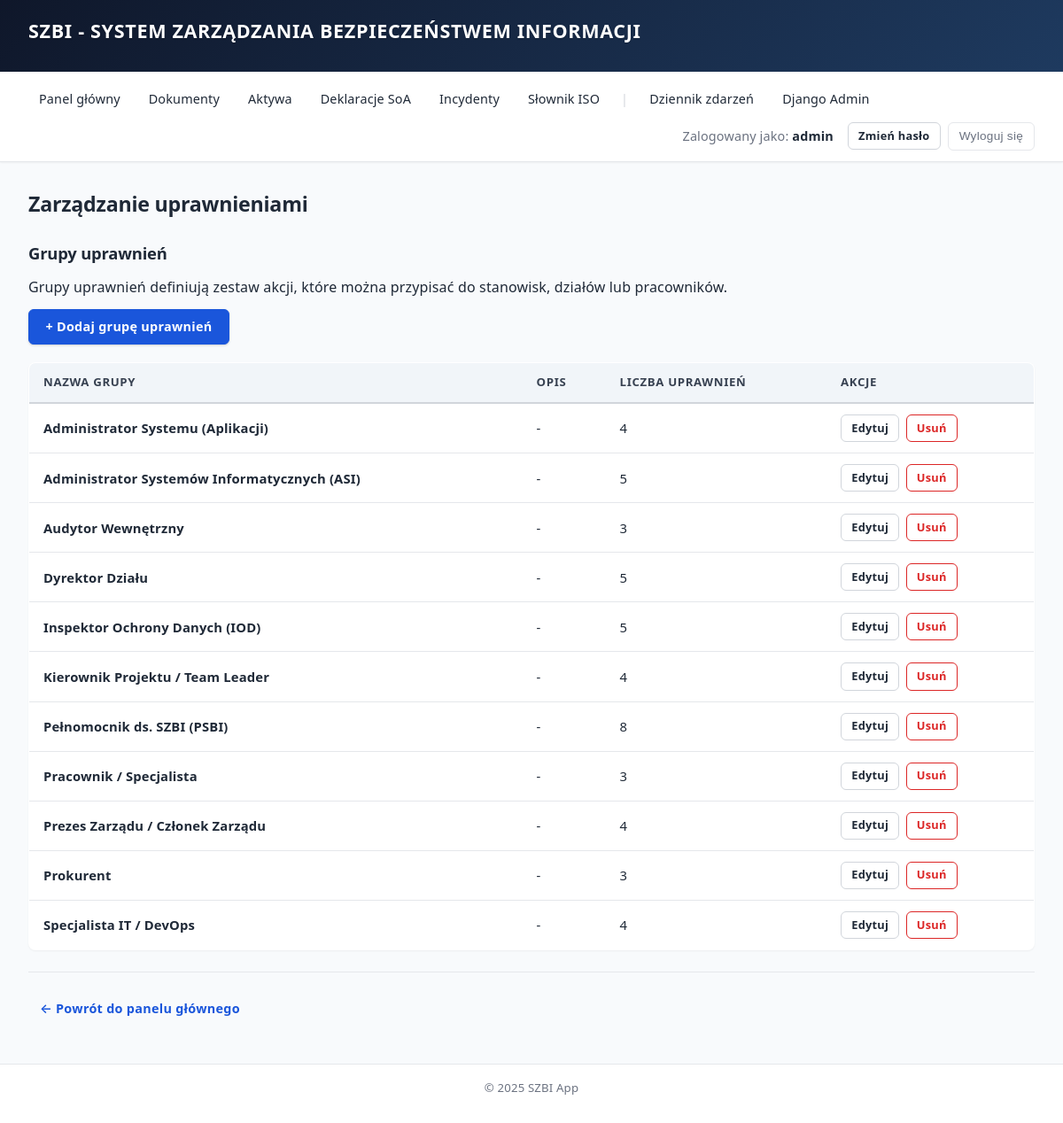
Page /uprawnienia/ (signed in) on the committed database.
### core/models.py (models this page shows, shortened)
class PermissionGroup(models.Model):
    name = models.CharField(max_length=255, verbose_name="Nazwa grupy")
    description = models.TextField(verbose_name="Opis", blank=True)
    permissions = models.ManyToManyField(
        Permission,
        blank=True,
        related_name='groups',
        verbose_name="Uprawnienia"
    )
    created_at = models.DateTimeField(auto_now_add=True, verbose_name="Data utworzenia")
    updated_at = models.DateTimeField(auto_now=True, verbose_name="Data modyfikacji")
    class Meta:
        verbose_name = "Grupa uprawnień"
        verbose_name_plural = "Grupy uprawnień"
        ordering = ['name']

### core/views.py (the view)
# urls.py: path('uprawnienia/', views.permission_list, name='permission_list'),
@login_required
@user_passes_test(is_admin)
def permission_list(request):
    permissions = Permission.objects.all().order_by('category', 'name')
    permission_groups = PermissionGroup.objects.prefetch_related('permissions').all()
    permissions_by_category = {}
    for perm in permissions:
        cat = perm.category
        cat_display = perm.get_category_display()
        if cat not in permissions_by_category:
            permissions_by_category[cat] = {
                'label': cat_display,
                'permissions': []
            }
        permissions_by_category[cat]['permissions'].append(perm)
    return render(request, 'core/permission_list.html', {
        'permissions_by_category': permissions_by_category,
        'permission_groups': permission_groups,
        'total_permissions': permissions.count(),
    })

### core/views.py (called while the page is built)
def is_admin(user):
    return user.is_staff or user.is_superuser

### templates/core/permission_list.html (shortened to what this page needs)
{% extends "base.html" %}
{% block content %}
<h2>Zarządzanie uprawnieniami</h2>
<h3>Grupy uprawnień</h3>
<p>Grupy uprawnień definiują zestaw akcji, które można przypisać do stanowisk, działów lub pracowników.</p>
<p class="actions">
    <a href="{% url 'core:permission_group_create' %}" class="btn">+ Dodaj grupę uprawnień</a>
</p>
{% if permission_groups %}
<table>
    <thead>
        <tr>
            <th>Nazwa grupy</th>
            <th>Opis</th>
            <th>Liczba uprawnień</th>
            <th>Akcje</th>
        </tr>
    </thead>
    <tbody>
        {% for group in permission_groups %}
        <tr>
            <td><strong>{{ group.name }}</strong></td>
            <td>{{ group.description|default:"-" }}</td>
            <td>{{ group.permissions.count }}</td>
            <td>
                <a href="{% url 'core:permission_group_update' pk=group.pk %}" class="btn btn-outline btn-sm">Edytuj</a>
                <a href="{% url 'core:permission_group_delete' pk=group.pk %}" class="btn btn-outline-danger btn-sm">Usuń</a>
            </td>
        </tr>
        {% endfor %}
    </tbody>
</table>
{% else %}
<p><em>Brak grup uprawnień. <a href="{% url 'core:permission_group_create' %}" class="btn">Dodaj pierwszą grupę</a>.</em></p>
{% endif %}
<hr>
<p><a href="{% url 'core:dashboard' %}" class="btn btn-ghost">← Powrót do panelu głównego</a></p>
{% endblock %}

### templates/base.html (shortened to what this page needs)
{% load static %}
<!DOCTYPE html>
<html lang="pl">
<head>
    <link rel="stylesheet" href="{% static 'css/style.css' %}">
</head>
<body>
    <header>
        <h1>SZBI - System Zarządzania Bezpieczeństwem Informacji</h1>
    </header>
    <nav>
        {% if user.is_authenticated %}
            <a href="{% url 'core:dashboard' %}">Panel główny</a>
            <a href="/documents/">Dokumenty</a>
            <a href="/aktywa/">Aktywa</a>
            <a href="/deklaracje/">Deklaracje SoA</a>
            <a href="/incydenty/">Incydenty</a>
            <a href="/slownik/">Słownik ISO</a>
            {% if user.is_staff %}
                <span class="nav-separator">|</span>
                <a href="{% url 'core:activity_log_list' %}">Dziennik zdarzeń</a>
                <a href="/admin/">Django Admin</a>
            {% endif %}
            <span>Zalogowany jako: <strong>{{ user.username }}</strong></span>
            <a href="{% url 'core:password_change' %}" class="btn btn-sm btn-outline" style="margin-left: 0.5rem;">Zmień hasło</a>
            <form method="post" action="{% url 'logout' %}">
                <button type="submit">Wyloguj się</button>
            </form>
        {% else %}
            <a href="{% url 'login' %}">Zaloguj się</a>
        {% endif %}
    </nav>
    <main>
        {% block content %}
        {% endblock %}
    </main>
    <footer>
        <p>&copy; 2025 SZBI App</p>
    </footer>
</body>
</html>

### rows in the picture
PermissionGroup: name "Administrator Systemu (Aplikacji)", description "-", permissions.count "4"
PermissionGroup: name "Administrator Systemów Informatycznych (ASI)", description "-", permissions.count "5"
PermissionGroup: name "Audytor Wewnętrzny", description "-", permissions.count "3"
PermissionGroup: name "Dyrektor Działu", description "-", permissions.count "5"
PermissionGroup: name "Inspektor Ochrony Danych (IOD)", description "-", permissions.count "5"
PermissionGroup: name "Kierownik Projektu / Team Leader", description "-", permissions.count "4"
PermissionGroup: name "Pełnomocnik ds. SZBI (PSBI)", description "-", permissions.count "8"
PermissionGroup: name "Pracownik / Specjalista", description "-", permissions.count "3"
PermissionGroup: name "Prezes Zarządu / Członek Zarządu", description "-", permissions.count "4"
PermissionGroup: name "Prokurent", description "-", permissions.count "3"
PermissionGroup: name "Specjalista IT / DevOps", description "-", permissions.count "4"

### other values in the picture
{{ user.username }} "admin"
